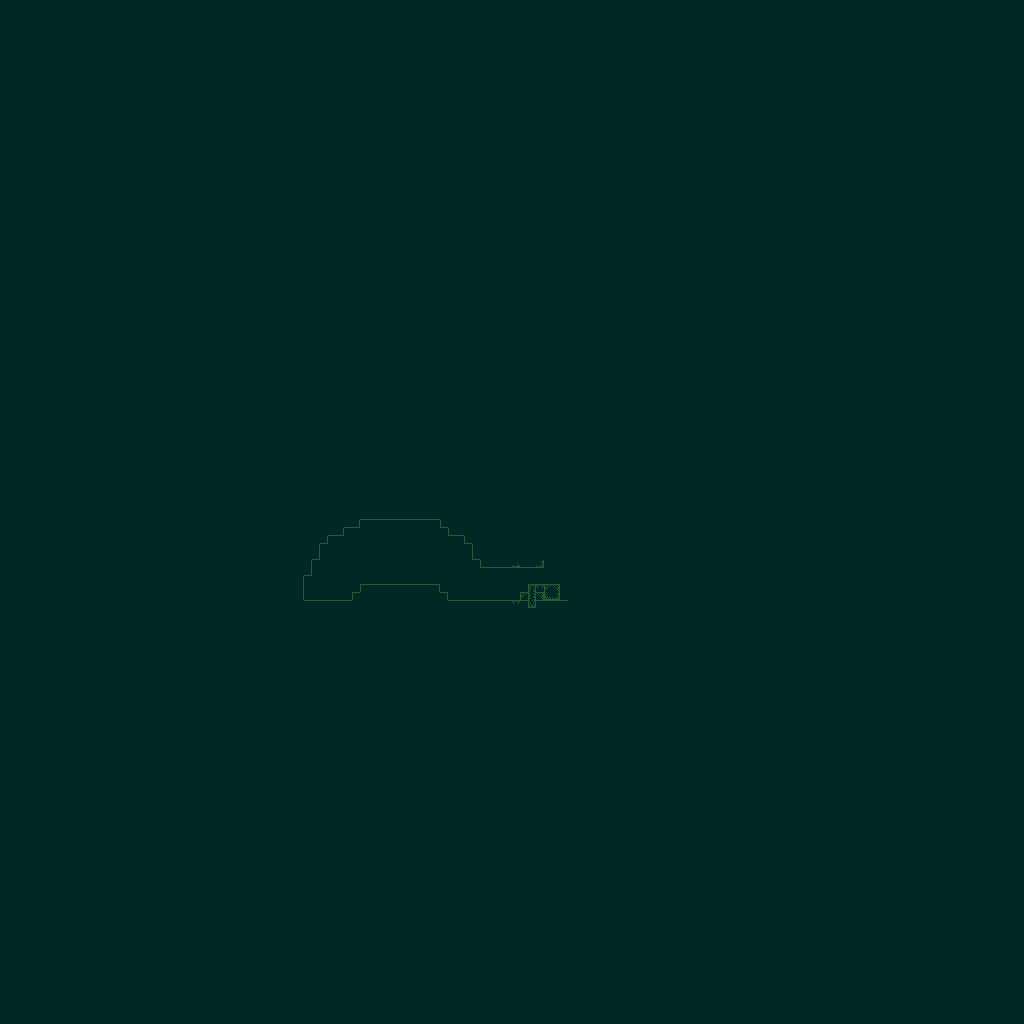

Rendered tile map (Tiled .tmx) drawn with the repository's tilesets; below, a short description and the map source with its tile grids summarised:
An orthogonal 128x128 tile map with 8x8 px tiles, 2 tile layers (background, wall).

<map version="1.2" tiledversion="1.3.1" orientation="orthogonal" renderorder="right-down" compressionlevel="0" width="128" height="128" tilewidth="8" tileheight="8" infinite="0" nextlayerid="4" nextobjectid="1">
 <tileset firstgid="1" source="tilesets/overgrown.tsx" />
 <layer id="3" name="background" width="128" height="128">
  <data>[16384 cells, 16384 non-empty, 1 distinct tile ids]</data>
 </layer>
 <layer id="2" name="wall" width="128" height="128">
  <data>[16384 cells, 78 non-empty, 17 distinct tile ids]</data>
 </layer>
</map>
